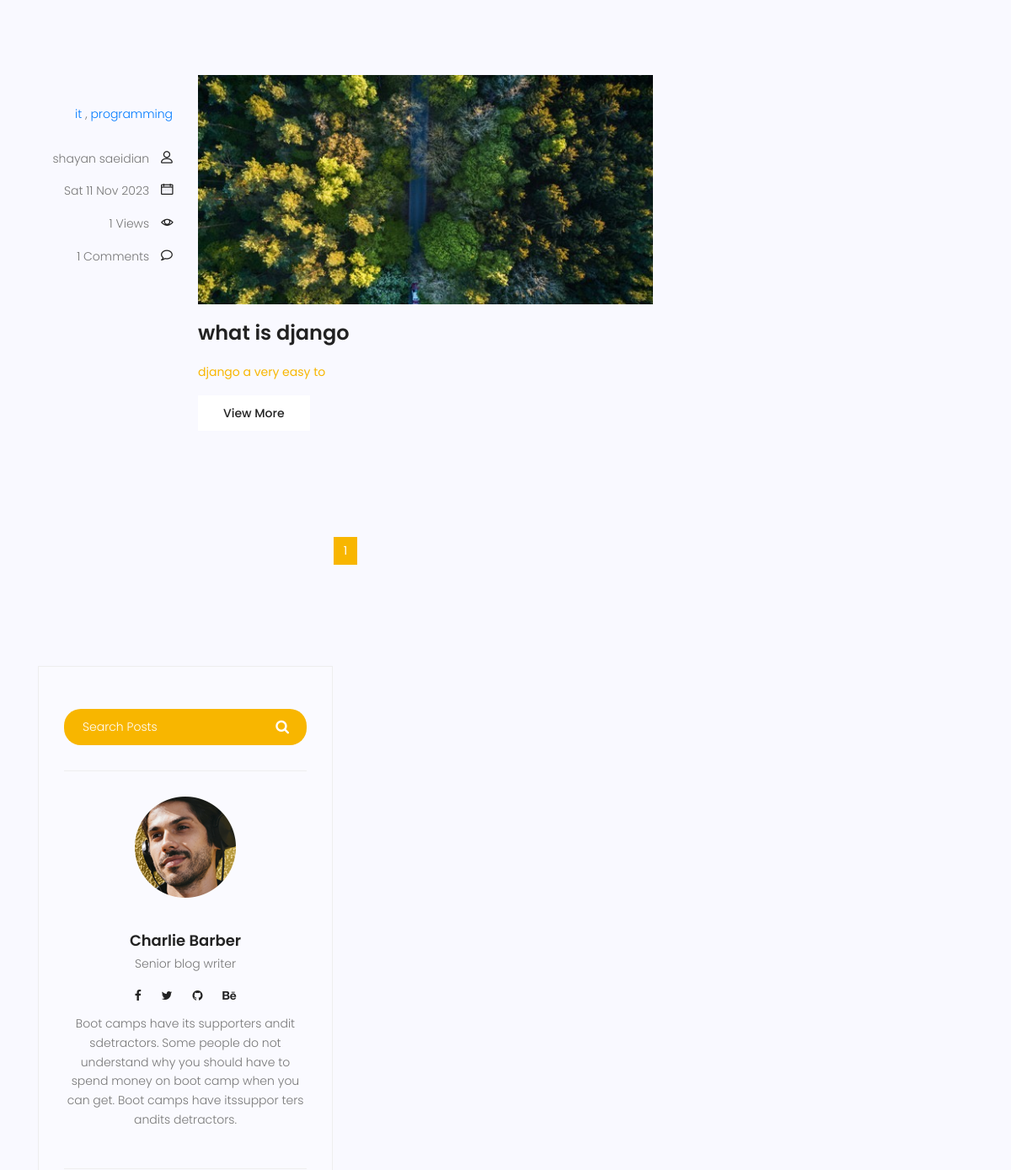
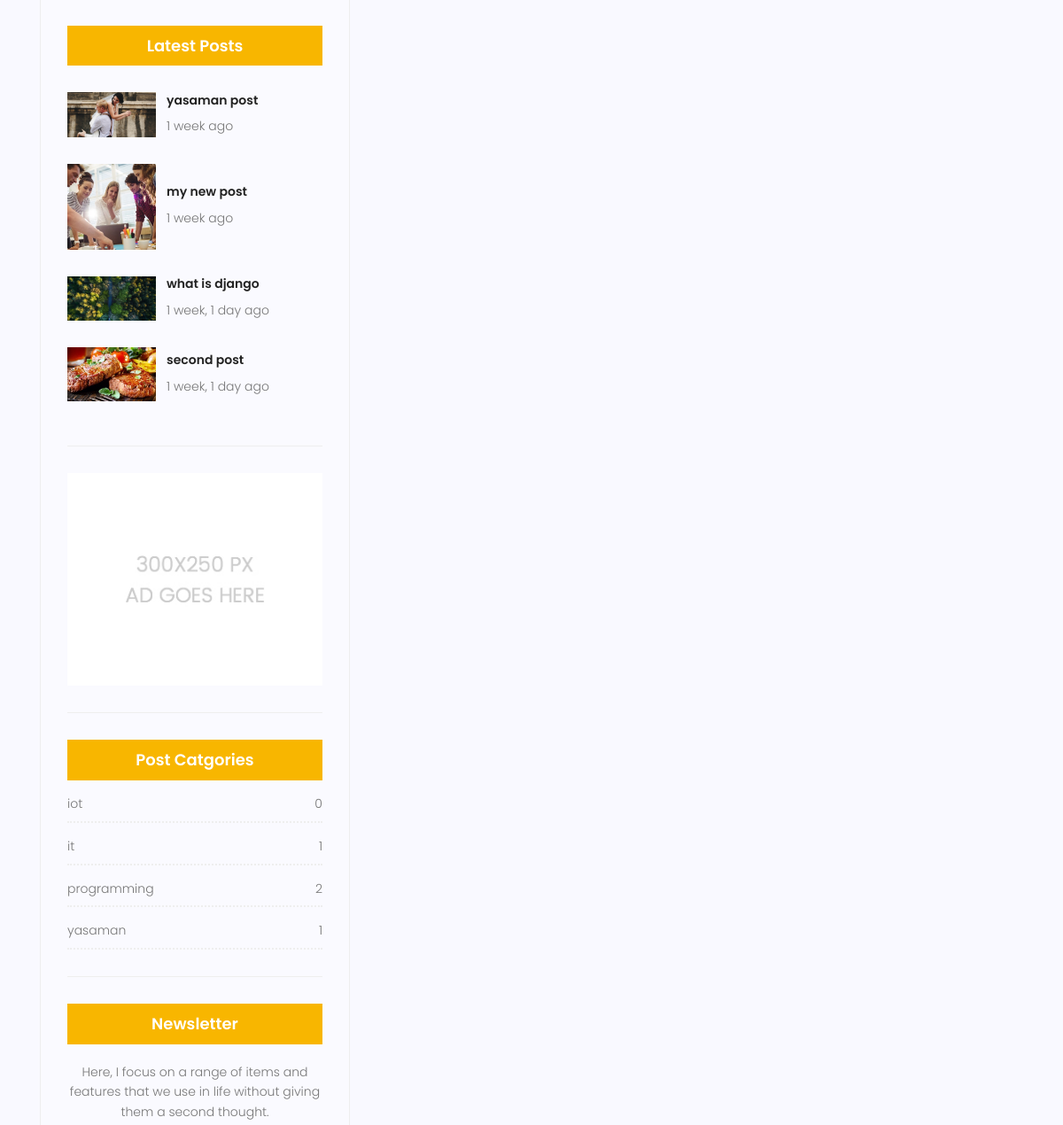
The page /blog/category/it (middle part) on the database as committed earlier (2 pictures, top to bottom).
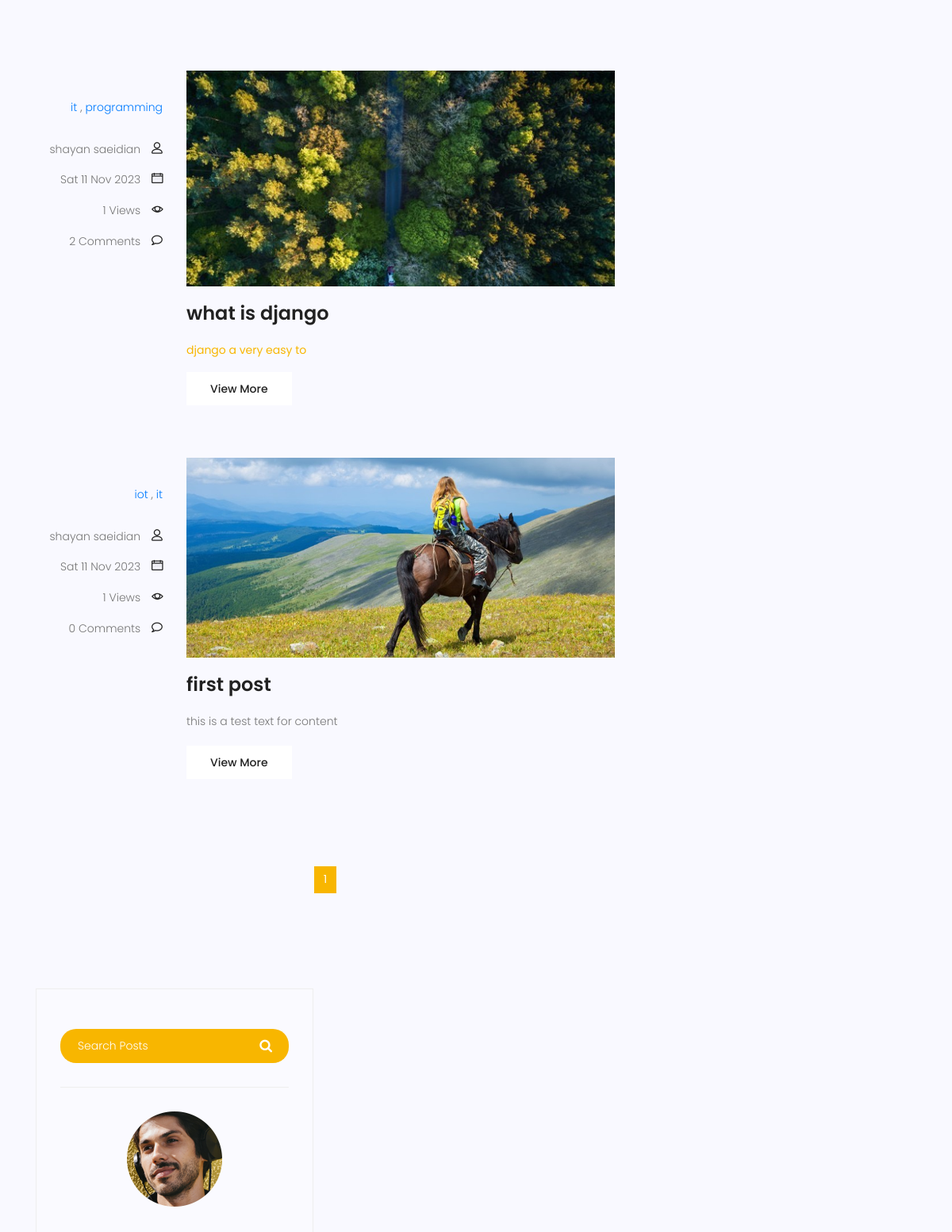
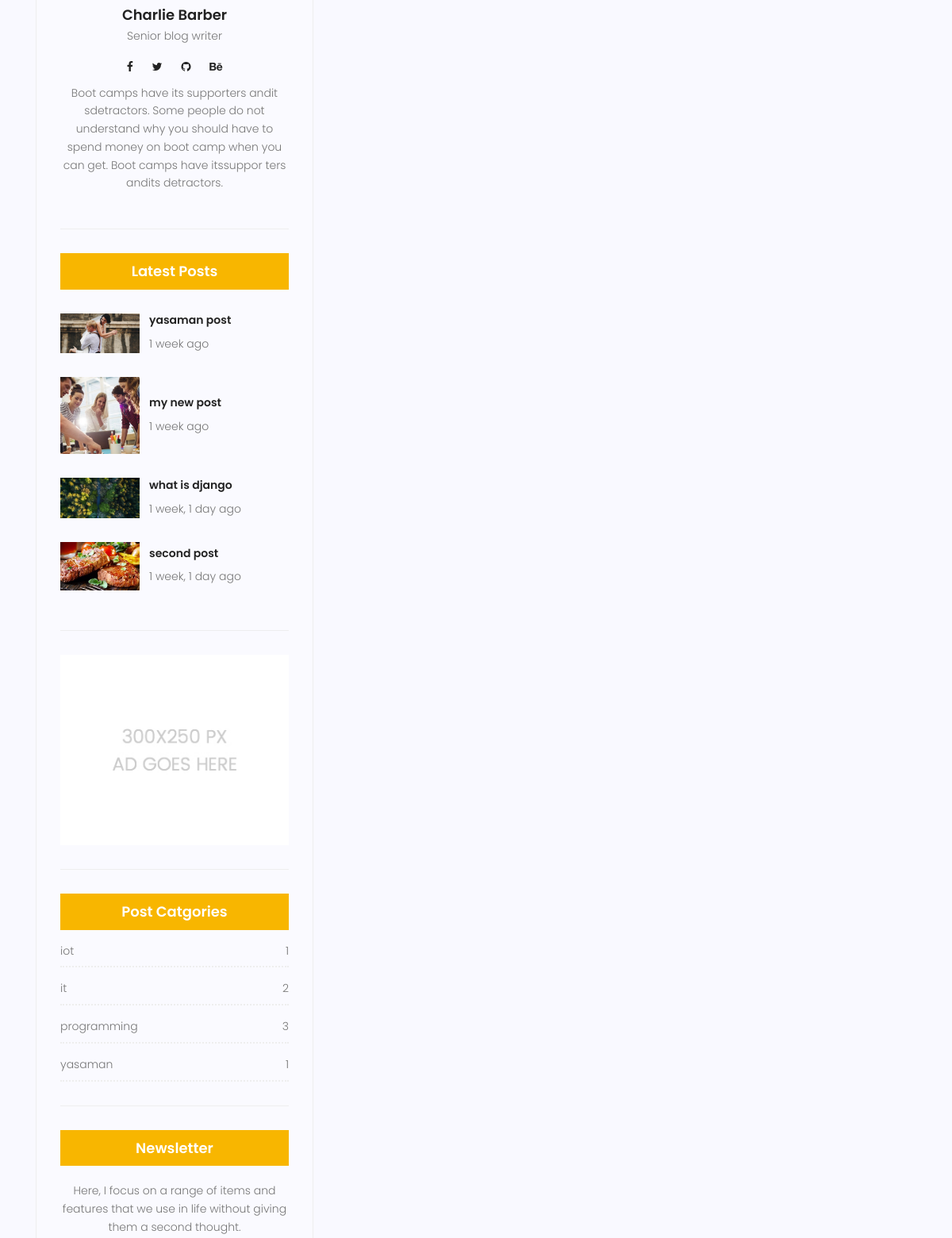
The same page on the database as committed later (2 pictures, top to bottom).
### blog/models.py (models this page shows, shortened)
class Category(models.Model):
    name=models.CharField(max_length=255)
    def __str__(self):
        return self.name

class Post(models.Model):
    image=models.ImageField(upload_to='blog/',default='blog/default.jpg')
    title = models.CharField(max_length=255)
    content=models.TextField()
    tags = TaggableManager()
    category=models.ManyToManyField(Category)
    author = models.ForeignKey(User,on_delete=models.SET_NULL,null=True)
    counted_view=models.IntegerField(default=0)
    status=models.BooleanField(default=False)
    published_date=models.DateTimeField(null=True)
    created_date=models.DateTimeField(auto_now_add=True)
    updated_date=models.DateTimeField(auto_now=True)
    class Meta:
        ordering = ['-created_date']
        verbose_name = "Blog Post"
        verbose_name_plural = "Blog Posts"

### blog/views.py (the view)
# urls.py: path('',blog_view,name="index" ),
def blog_view(request,**kwargs):
     posts=Post.objects.filter(status=1)
     if kwargs.get('cat_name')!=None:
          posts=Post.objects.filter(category__name=kwargs['cat_name'])
     if kwargs.get('author_username')!=None:
          posts=Post.objects.filter(author__username=kwargs['author_username'])
     if kwargs.get('tag_name')!=None:
          posts=Post.objects.filter(tags__name__in=[kwargs['tag_name']])
     posts=Paginator(posts,3)
     try:
          page_number=request.GET.get('page')
          posts=posts.get_page(page_number)
     except PageNotAnInteger:
         posts=posts.get_page(1)
     except EmptyPage:
         posts=posts.get_page(1)
     context={'posts': posts}
     return render(request,"blog/blog-home.html",context)

### blog/templatetags/blog_tags.py (called while the page is built)
@register.simple_tag(name='comments_count')
def function(pid):
    post=Post.objects.get(pk=pid)
    return Comment.objects.filter(post=post.id,approved=True).count()

@register.inclusion_tag('blog/blog-popular-posts.html')
def latestposts(arg=3):
    posts=Post.objects.filter(status=1).order_by('-published_date')[:arg]
    return {'posts':posts}

@register.inclusion_tag('blog/blog-post-categories.html')
def postcategories():
    posts=Post.objects.filter(status=1)
    categories=Category.objects.all()
    cat_dict={}
    for name in categories:
        cat_dict[name]=posts.filter(category=name).count()
    return{'categories':cat_dict}

### templates/blog/blog-home.html (shortened to what this page needs)
{% extends 'base.html' %}
{% load static %}
{% load blog_tags %}
{% block content %}
			<section class="top-category-widget-area pt-90 pb-90 ">
			</section>
			<section class="post-content-area">
				<div class="container">
					<div class="row">
						<div class="col-lg-8 posts-list">
							{% for post in posts%}
							<div class="single-post row">
								<div class="col-lg-3  col-md-3 meta-details">
									<ul class="tags">
										{% for cat in post.category.all %}
											<a href='{% url 'blog:category' cat_name=cat.name%}'>{{cat.name}}</a> {% if not forloop.last %},{% endif %}
										{% endfor %}
									</ul>
									<div class="user-details row">
										<p class="user-name col-lg-12 col-md-12 col-6"><a href="{% url 'blog:author' author_username=post.author.username %}">{{post.author.get_full_name}}</a> <span class="lnr lnr-user"></span></p>
										<p class="date col-lg-12 col-md-12 col-6"><a href="#">{{post.published_date|date:"D d M Y"}}</a> <span class="lnr lnr-calendar-full"></span></p>
										<p class="view col-lg-12 col-md-12 col-6"><a href="#">{{post.counted_view}} Views</a> <span class="lnr lnr-eye"></span></p>
										<p class="comments col-lg-12 col-md-12 col-6"><a href="#">{% comments_count post.id %} Comments</a> <span class="lnr lnr-bubble"></span></p>
									</div>
								</div>
								<div class="col-lg-9 col-md-9 ">
									<div class="feature-img">
										<img class="img-fluid" src="{{post.image.url}}" alt="">
									</div>
									<a class="posts-title" href="{% url 'blog:single' pid=post.id  %}"><h3>{{post.title|safe}}</h3></a>
									<p class="excert">
										{{post.content|truncatechars:50|safe}}
									</p>
									<a href="blog-single.html" class="primary-btn">View More</a>
								</div>
							</div>
							{% endfor %}
		                    <nav class="blog-pagination justify-content-center d-flex">
		                        <ul class="pagination">
									{% for i in posts.paginator.page_range %}
									{% if posts.number == i %}
		                            <li class="page-item active"><a href="?page={{i}}" class="page-link">{{i}}</a></li>
									{% else %}
									<li class="page-item"><a href="?page={{i}}" class="page-link">{{i}}</a></li>
									{% endif %}
									{% endfor %}
		                        </ul>
		                    </nav>
						</div>
						<div class="col-lg-4 sidebar-widgets">
							<div class="widget-wrap">
								{% include 'blog/blog-search.html'%}
								{% include 'blog/blog-writer.html'%}
								{% latestposts 4 %}
								{% include 'blog/blog-adds.html'%}
								{% postcategories %}
								<div class="single-sidebar-widget newsletter-widget">
									<h4 class="newsletter-title">Newsletter</h4>
									<p>
										Here, I focus on a range of items and features that we use in life without
										giving them a second thought.
									</p>
								</div>
							</div>
						</div>
					</div>
				</div>
			</section>
			{% endblock %}

### templates/base.html (shortened to what this page needs)
{% load static%}
<!DOCTYPE html>
<html lang="zxx" class="no-js">
<head>
    <link rel="stylesheet" href="{% static 'css/linearicons.css' %}">
    <link rel="stylesheet" href="{% static 'css/font-awesome.min.css' %}">
    <link rel="stylesheet" href="{% static 'css/bootstrap.css' %}">
    <link rel="stylesheet" href="{% static 'css/magnific-popup.css' %}">
    <link rel="stylesheet" href="{% static 'css/jquery-ui.css' %}">
    <link rel="stylesheet" href="{% static 'css/nice-select.css' %}">
    <link rel="stylesheet" href="{% static 'css/animate.min.css' %}">
    <link rel="stylesheet" href="{% static 'css/owl.carousel.css' %}">
    <link rel="stylesheet" href="{% static 'css/main.css' %}">
</head>
<body>
    {% block content%}
    {% endblock%}
</body>
</html>

### templates/blog/blog-search.html
<div class="single-sidebar-widget search-widget">
    <form class="search-form" action="{% url 'blog:search' %}" method="get">
        <input placeholder="Search Posts" name="s" type="text" onfocus="this.placeholder = ''" onblur="this.placeholder = 'Search Posts'" >
        <button type="submit"><i class="fa fa-search"></i></button>
    </form>
</div>

### templates/blog/blog-writer.html
{% load static %}
<div class="single-sidebar-widget user-info-widget">
    <img src="{% static 'img/blog/user-info.png' %}" alt="">
    <a href="#"><h4>Charlie Barber</h4></a>
    <p>
        Senior blog writer
    </p>
    <ul class="social-links">
        <li><a href="#"><i class="fa fa-facebook"></i></a></li>
        <li><a href="#"><i class="fa fa-twitter"></i></a></li>
        <li><a href="#"><i class="fa fa-github"></i></a></li>
        <li><a href="#"><i class="fa fa-behance"></i></a></li>
    </ul>
    <p>
        Boot camps have its supporters andit sdetractors. Some people do not understand why you should have to spend money on boot camp when you can get. Boot camps have itssuppor ters andits detractors.
    </p>
</div>

### templates/blog/blog-popular-posts.html
{% load humanize %}
{% load static %}
<div class="single-sidebar-widget popular-post-widget">
    <h4 class="popular-title">Latest Posts</h4>
    {% for post in posts %}
    <div class="popular-post-list">
        <div class="single-post-list d-flex flex-row align-items-center">
            <div class="thumb">
                <img class="img-fluid" src="{{post.image.url}}" alt="">
            </div>
            <div class="details">
                <a href="{% url 'blog:single' pid=post.id%}"><h6>{{post.title|truncatechars:25}}</h6></a>
                <p>{{post.published_date|naturaltime}}</p>
            </div>
        </div>
    </div>
    {% endfor %}
</div>

### templates/blog/blog-adds.html
{% load static %}
<div class="single-sidebar-widget ads-widget">
    <a href="#"><img class="img-fluid" src="{% static 'img/blog/ads-banner.jpg' %}" alt=""></a>
</div>

### templates/blog/blog-post-categories.html
<div class="single-sidebar-widget post-category-widget">
    <h4 class="category-title">Post Catgories</h4>
    <ul class="cat-list">
        {% for name,count in categories.items%}
        <li>
            <a href="{% url 'blog:category' cat_name=name %}" class="d-flex justify-content-between">
                <p>{{name}}</p>
                <p>{{count}}</p>
            </a>
        </li>
		{% endfor%}
    </ul>
</div>

Rows that differ between the two databases and show on the page:
computed for Post "what is django": id "1" → "2"
computed for Category "it": id "1" → "2"
computed for Category "programming": id "2" → "3"
now on this page (row edited): Post: author.get_full_name "shayan saeidian", published_date "Sat 11 Nov 2023", counted_view "1", id "0", image (placeholder picture), title "first post", content "this is a test text for content", Category (name "iot"), Category (name "it")
computed for Category "iot": id "0" → "1"
